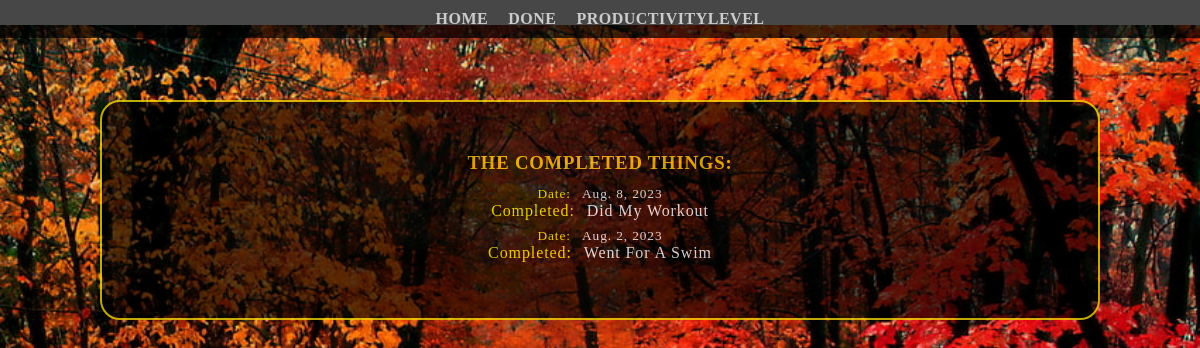
The page /activities/donelist/ on the database its author committed.
### activities/models.py (models this page shows)
class DaysActivities(models.Model):
    date = models.DateField()
    list_of_things = models.CharField(max_length=200)
    productivity_range = models.PositiveIntegerField()
    def __str__(self):
        return self.list_of_things

### activities/views.py (the view)
# urls.py: path('donelist/',views.listDone, name="complete"),
def listDone(request):
    doneList = DaysActivities.objects.all()
    context = {'doneList': doneList}
    return render(request,'activities/done_list.html', context)

### activities/templates/activities/done_list.html (shortened to what this page needs)
{% extends 'base.html' %}
{% load static %}
{% block content %}
    <!DOCTYPE html>
    <html lang="en">
    <head>
        <link rel="stylesheet" href="{% static 'done_list.css' %}">
    </head>
    <body class="container">
        <section class="complete">
            <h3>
                The Completed Things:
            </h3>
        <div class="listdone">
        <ul>
            {% for done in doneList %}
                    <small><span>Date: </span> {{done.date}}</small>
                    <li><span>Completed: </span>{{done}}</li>
            {% endfor %}
        </ul>
        </section>
    </body>
    </html>
{% endblock content %}

### static/base/navigation.css (style rules this page uses)
* { box-sizing: border-box; padding:0; margin: 0; transition: 0.5s; font-family: cursive; }

### activities/static/done_list.css (style rules this page uses)
* { padding:0; margin: 0; box-sizing: border-box; }
.container { max-width: 100%; background: url(images/bac.jpg)center center/contain no-repeat fixed; top:0; opacity: 0.8; transition: 0.5s; }
.container .complete { margin-top: 200px; text-align: center; padding: 50px 100px; background-color: rgba(1,1,1,0.8); border: 2px solid #eed202; border-radius: 20px; margin: 100px; max-width: 100%; margin-bottom: 100px; }
.complete h3 { max-width: 100%; color:#ffc40c; text-transform: uppercase; letter-spacing: 0.8px; margin-bottom: 10px; }
.listdone { color: #f8f8ff ; letter-spacing: 0.9px; font-weight: 600px; }
.listdone ul { list-style-type: none; }
.listdone span { margin-right: 7px; color:#fdee00; font-weight: 900px; font-family: cursive; }
.listdone ul li { margin-bottom: 6px; text-transform: capitalize; }

### rows shown on the page
DaysActivities: date "Aug. 8, 2023", list_of_things "Did My Workout"
DaysActivities: date "Aug. 2, 2023", list_of_things "Went For A Swim"
